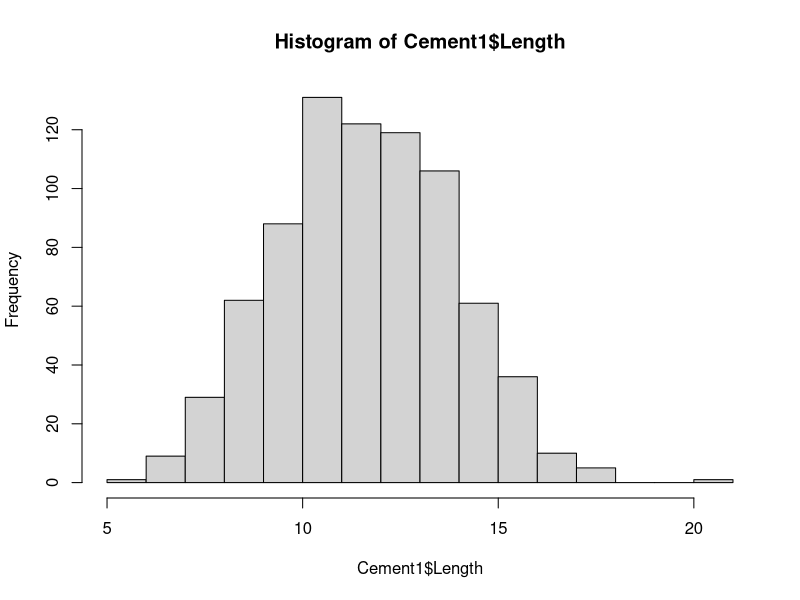
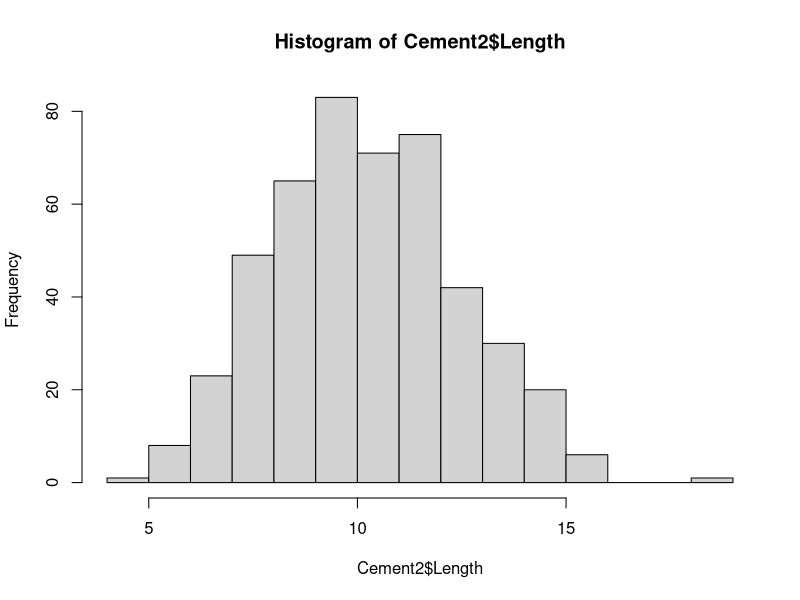
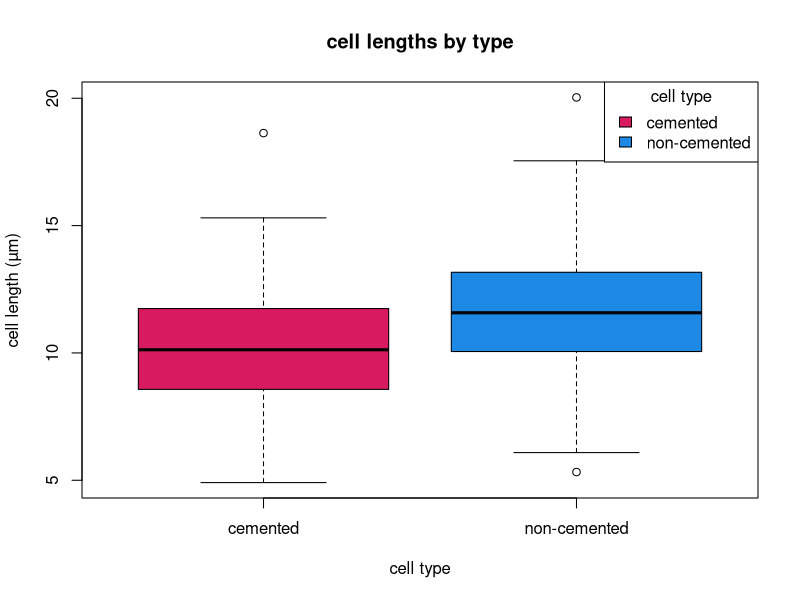
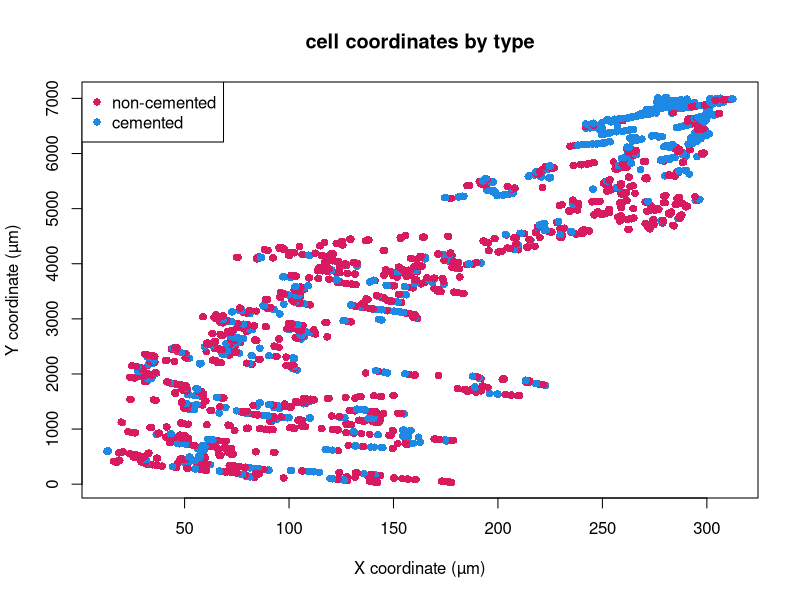
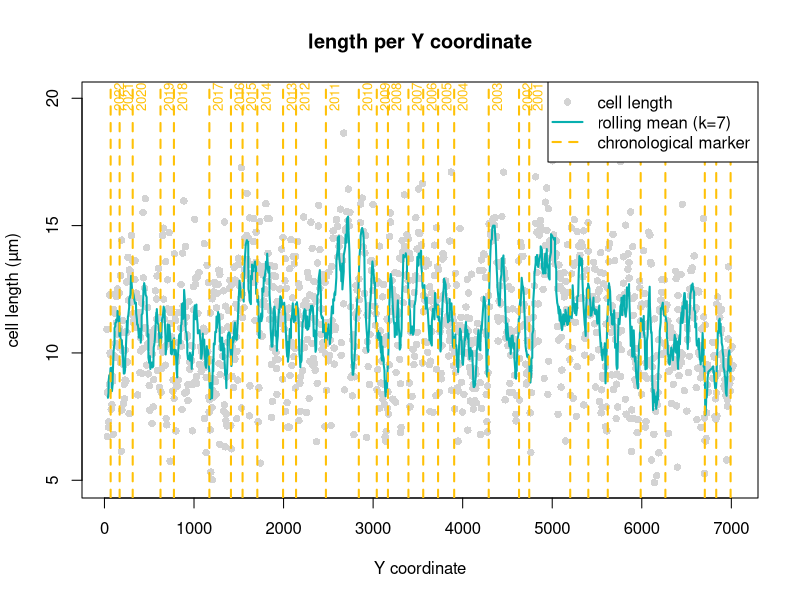
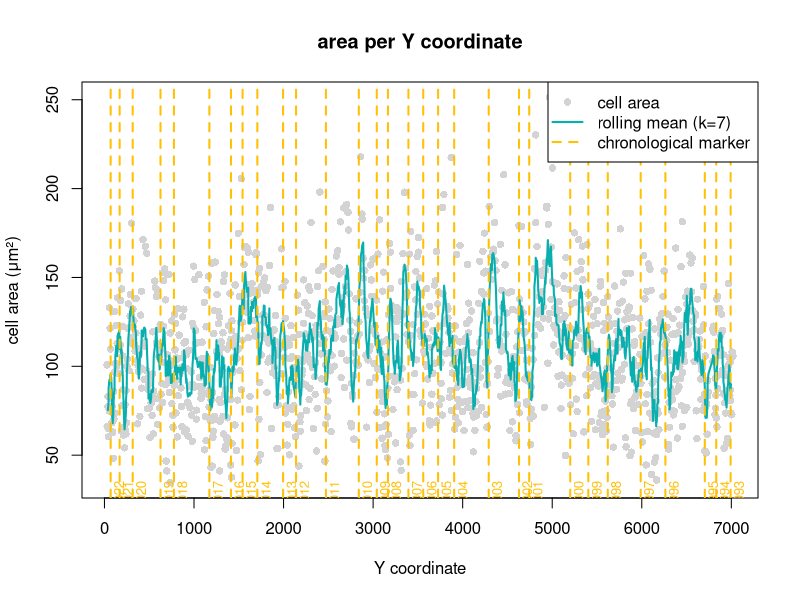

Generate these figures, in order, with R:
#Reading in the dataset
setwd("F:/Studium/MSc.Paleobiology/2.Semester/Research Project Implementation/MergeCSV/data")#DesktopPC
setwd("C:/Users/pixie/MSc.Paleobiology/2.Semester/Research Project Implementation/MergeCSV/data")#Laptop
Proj <- read.csv("AllData.csv") #read in collected data
#change coordinate unit from pixel to micrometer
Proj$Y <- Proj$Y * (1.8/32)
Proj$X <- Proj$X *(1.8/32)

#Subsetting data
#Only length (without width)
length_dat <- Proj[which(Proj$Task == "Length"),]
#cemented vs non-cemented
Cement1 <- length_dat[which(length_dat$Cement..1.No.2.Yes. == "1"),] #subsetting to non-cemented cells
Cement2 <- length_dat[which(length_dat$Cement..1.No.2.Yes. == "2"),] #subsetting to cemented cells

nrow(Cement1) #count how many cells are not cemented
nrow(Cement2) #count how many cells are cemented

# getting the mean length of both categories
mean(Cement1$Length)
mean(Cement2$Length)

#test for normal distribution of length

hist(Cement1$Length)
hist(Cement2$Length)

shapiro.test(Cement1$Length) #p-value: 0.1827
shapiro.test(Cement2$Length) #p-value:0.02854
# non-cemented cell length is not normally distributed

#wilcoxon test to check if differences in length between the two cell types are significant
wilcox.test(Length ~ Cement..1.No.2.Yes., data = length_dat)
#p-value<2.2e-16 -> differences between cemented and non-cemented cell lengths are significant

#boxplot
max(Cement1$Length)
max(Cement2$Length)
min(Cement1$Length)
min(Cement2$Length)
median(Cement1$Length)
median(Cement2$Length)


Cement1$type <- "non-cemented"
Cement2$type <- "cemented"
# Combine both types into one data frame, now with a type column to differentiate
combined_data <- rbind(Cement1, Cement2)
boxplot(Length ~ type,
        data = combined_data,
        col = c("#D81B60", "#1E88E5"),
        xlab = "cell type",
        ylab = "cell length (µm)",
        main = "cell lengths by type",
        notch=FALSE )
legend("topright",
       legend = c("cemented", "non-cemented"),
       fill = c("#D81B60", "#1E88E5"),
       title = "cell type")


#scatterplot: X and Y- coordinates plotted per cell type
x11()
plot(Proj$X, Proj$Y,
     col = ifelse(Proj$Cement..1.No.2.Yes. == "1", "#D81B60", "#1E88E5"),
     pch = 16,        
     xlab = "X coordinate (µm)", ylab = "Y coordinate (µm)",
     main = "cell coordinates by type"
     #,xlim=c(-10000, 15000)
)

legend("topleft", legend = c("non-cemented", "cemented"),
       col = c("#D81B60", "#1E88E5"), pch = 16)

#plotting length per y-coordinate
install.packages("zoo")
library("zoo") #package is needed for the "rollmean" - function

#read in chronological data
chrono_dat <- read.csv("NZ_142-2-Chronology.csv")
chrono_dat$Length <- cumsum(chrono_dat$Length) #previous length gets added to current length


x11()
length <- length_dat[order(length_dat$Y),]
plot(length$Y, length$Length,
     col= "lightgrey",
     pch = 16,
     xlab = "Y coordinate", ylab= "cell length (µm)",
     main = "length per Y coordinate"
    
)
#add rolling mean
lines(length$Y, rollmean(length$Length, k=7, fill=NA),
      col = "#07afaf", lwd = 2
)
#add chronological markers     
abline(v = chrono_dat$Length,
           col = "#FFC107",
           lty = 2, lwd =2
       
)
# Add year labels to chronological markers
text(x = chrono_dat$Length,
     y = 19.5,  #y-position of the labels
     labels = chrono_dat$Year,
     srt = 90,            # rotate text 90 degrees
     pos = 4,             # position to the right of the line
     cex = 0.8,           # text size
     col = "#FFC107"
)


legend("topright",
        legend = c("cell length", "rolling mean (k=7)", "chronological marker"),
        col = c("lightgrey", "#07afaf", "#FFC107"),
        pch = c(16, NA, NA),
        lty = c(NA, 1, 2),
        lwd = c(NA, 2, 2)
       
)

   
#calculating the area of each cell with length*width
#subsetting data
#only width (without length)
width_dat <- Proj[which(Proj$Task == "Width"),]

#Creating data frame with all relevant information (Y, length, width, cell-nr.)
df <- data.frame(1:1254) #empty dataframe with same row number as cell number
df$Cell.Nr<- length_dat$Cell.Nr
df$Y <- length_dat$Y
df$Length <- length_dat$Length
df$Width<- width_dat$Length
df$Area <- df$Length*df$Width

#plot area with y-coordinate
x11()
area <- df[order(df$Y),]
plot(area$Y, area$Area,
     col= "lightgrey",
     pch = 16, 
     xlab = "Y coordinate", ylab= "cell area (μm²)",
     main = "area per Y coordinate"
)

lines(area$Y, rollmean(area$Area, k=7, fill=NA),
      col = "#07afaf", lwd = 2
)

abline(v = chrono_dat$Length,
       col = "#FFC107",
       lty = 2,
       lwd =2
)

text(x = chrono_dat$Length,
     y = 19.5,  
     labels = chrono_dat$Year,
     srt = 90,            
     pos = 4,             
     cex = 0.8,           
     col = "#FFC107"
)

legend("topright",
       legend = c("cell area", "rolling mean (k=7)", "chronological marker"),
       col = c("lightgrey", "#07afaf", "#FFC107"),
       pch = c(16, NA, NA),
       lty = c(NA, 1, 2),
       lwd = c(NA, 2, 2)
)

######################
meanLengthperYear <- (max(chrono_dat$Length)- min(chrono_dat$Length))/30